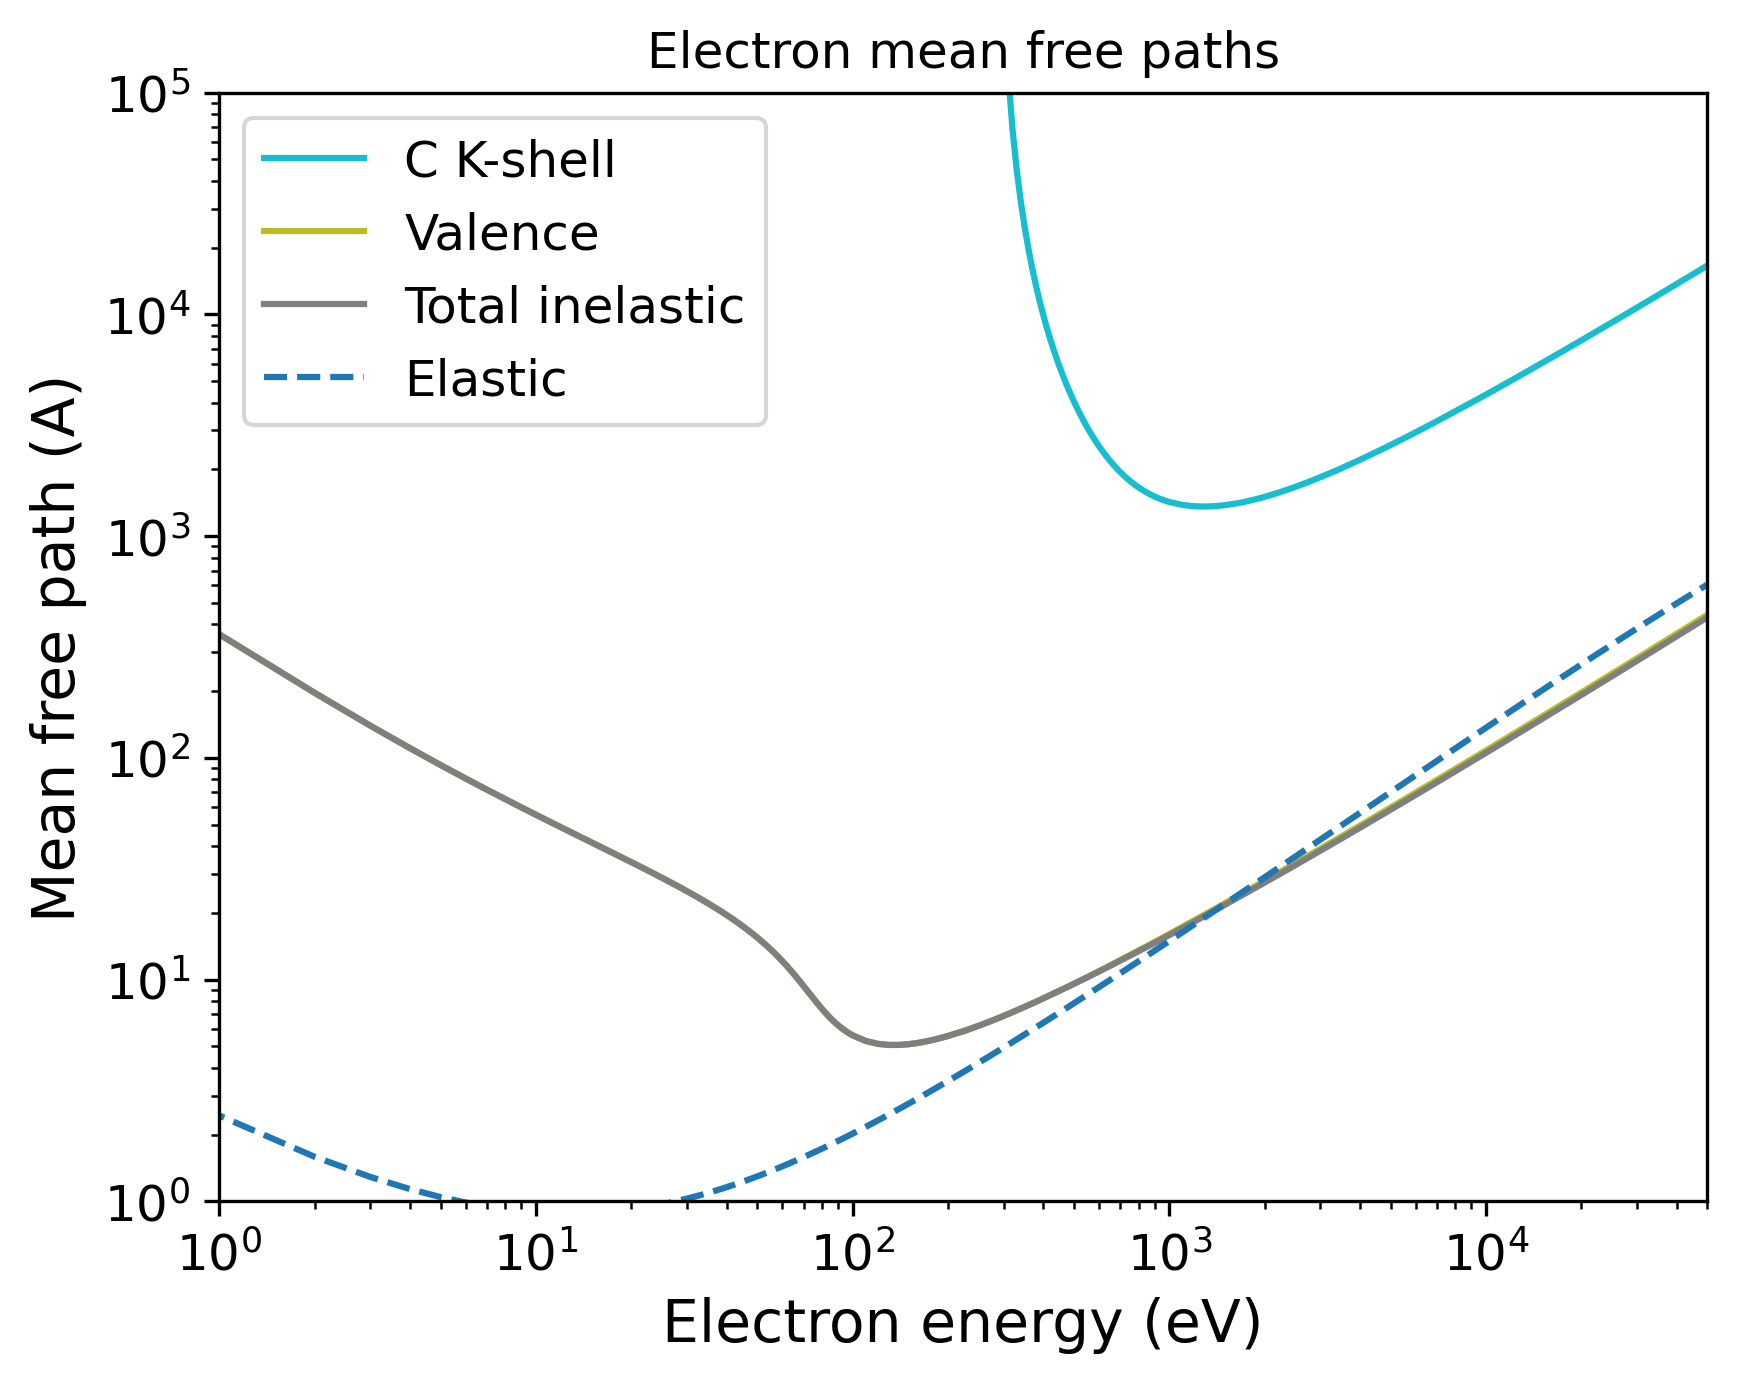

Generate this figure with Python:
import pandas as pd
import numpy as np
import matplotlib.pyplot as plt
import matplotlib.cm as cm
# Set the format:
plt.xlabel("Electron energy (eV)", fontsize=14)
plt.ylabel("Mean free path (A)", fontsize=14)
plt.xticks(fontsize=12)
plt.yticks(fontsize=12)
plt.grid(False)
# Set the axes:
# Read the output file:
df = pd.read_csv(r"OUTPUT_C_Electron_IMFP.dat", sep=r'\s+', header=None, comment="#", skipinitialspace=True)
plt.xscale("log")
plt.yscale("log")
# Prepare the plot:
columns_to_plot = [ 1, 2, 3]
labels = [ "C K-shell", "Valence", "Total inelastic"]
# Create N distinct colors from a colormap
N = len(columns_to_plot)
colors = plt.cm.tab10(np.linspace(1, 0, 10))
# Set line styles:
linestyles = [ "-", "-", "-"]
for i, col in enumerate(columns_to_plot):
    color = colors[i % len(colors)]
    ls    = linestyles[i % len(linestyles)]
    label = labels[i % len(labels)]
    plt.plot(df.iloc[:, 0], df.iloc[:, col],
    color=color,
    label=label,
    linestyle=ls)
# Add a curve from the second file
df2 = pd.read_csv(r"OUTPUT_C_Electron_EMFP.dat", sep=r'\s+', header=None, comment="#", skipinitialspace=True)
columns_to_plot2 = [ 2]
labels2 = [ "Elastic"]
# Create second part of the plot:
for col, label in zip(columns_to_plot2, labels2):
    plt.plot(df2.iloc[:, 0], df2.iloc[:, col], label=label, linestyle="--")
plt.xlim(1.00000000,50000.00000000)
plt.ylim(1.00000000,100000.00000000)
plt.title("Electron mean free paths")
plt.legend(loc="best", fontsize=12)
# Save the plot in this format:
plt.savefig("OUTPUT_MFP_electron.png", dpi=300, bbox_inches="tight")
